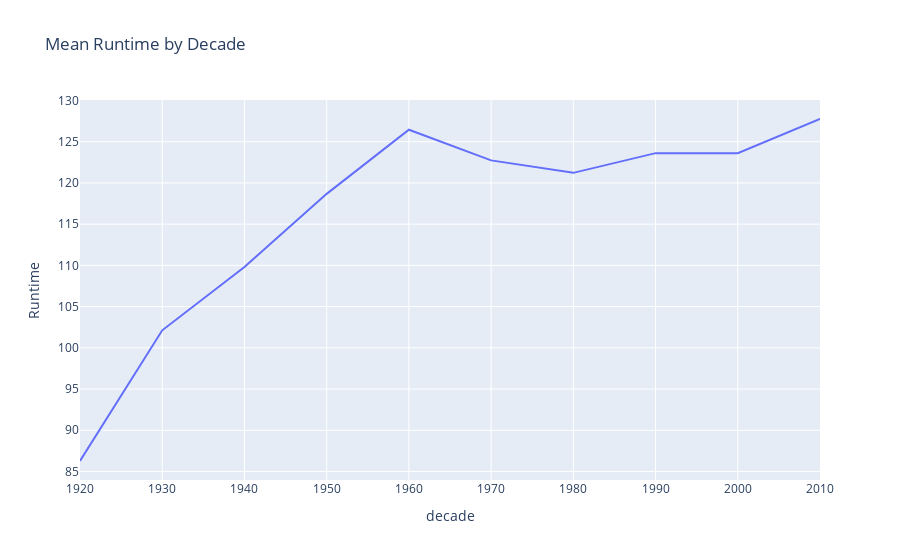

Source (notebook cell):
### Markdown cell above
Para melhor visualizar essa mudança no tempo médio de duração dos filmes, vamos visualizar a média por década.

### Code cell
df2 = df.copy()
df2['decade'] = df2['Released_Year'] // 10 * 10  # Coluna década contem a década correspondente do ano de lançamento do filme

# Agrupar os filmes por ano e calcular a média do tempo de duração dos filmes por década
mean_runtime_by_decade = df2.groupby('decade')['Runtime'].mean().reset_index()

# Gráfico de linha para a média do tempo de duração de filmes por década
fig = ex.line(mean_runtime_by_decade, x='decade', y='Runtime', title='Mean Runtime by Decade') # TODO: Arrumar o título
fig.update_xaxes(type='category')
fig.show()

### Figure 1 — Plotly figure (JSON) as saved in the notebook; plotly's stock layout.template omitted (floating-point values rounded to 4 significant figures)
{"data": [{"hovertemplate": "decade=%{x}<br>Runtime=%{y}<extra></extra>", "legendgroup": "", "line": {"color": "#636efa", "dash": "solid"}, "marker": {"symbol": "circle"}, "mode": "lines", "name": "", "orientation": "v", "showlegend": false, "type": "scatter", "x": [1920, 1930, 1940, 1950, 1960, 1970, 1980, 1990, 2000, 2010], "xaxis": "x", "y": [86.27, 102.1, 109.8, 118.7, 126.5, 122.7, 121.2, 123.6, 123.6, 127.8], "yaxis": "y"}], "layout": {"legend": {"tracegroupgap": 0}, "title": {"text": "Mean Runtime by Decade"}, "xaxis": {"anchor": "y", "domain": [0, 1], "title": {"text": "decade"}, "type": "category"}, "yaxis": {"anchor": "x", "domain": [0, 1], "title": {"text": "Runtime"}}}}
